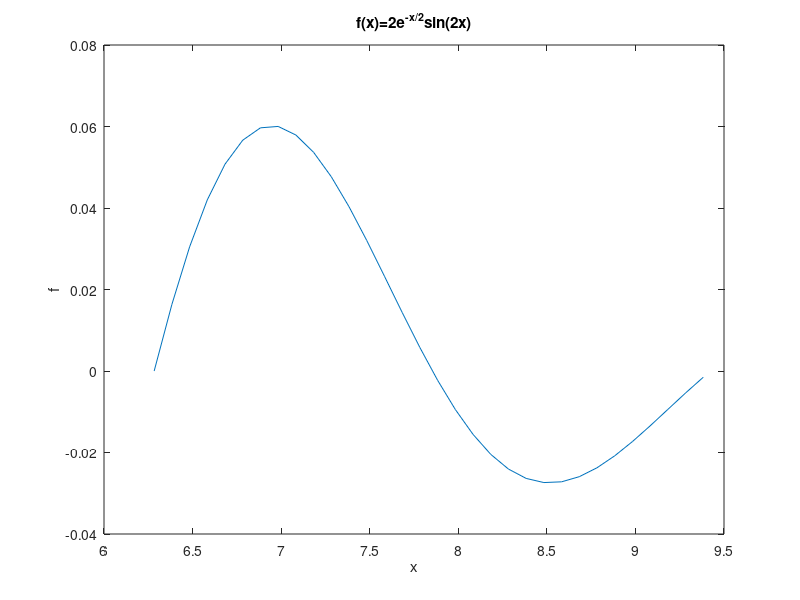

This chart was generated by the following MATLAB code:
%% 1i
B=[11 -9 4; 10 -8 4; -14 12 -4];
B_T=B.';
disp(B_T*B)

%% 1ii
b=[-2; 4; 1];
b_T=b.';
disp(b_T*B)

%% 1iii
a=[1-3i; 1; -2];
c=[-2; 4; 1];
disp(a.'*c)
disp(a'*a)

%% 1iv
disp(norm(c))

%% 2
A=[3 4 4; -0.6 -4.8 -7.8; 1.5 0.4 -10.8];
x=A^(-1)*b;
disp(x)

%% 3i
disp(det(A))

%% 3ii
B=[11 -9 4; 10 -8 4; -14 12 -4];
disp(det(B))

%% 3iii
v1=B(:, 1);
v2=B(:, 2);
v3=B(:, 3);
v2_v3=[v2 v3];

c=[-1; 0.5];

disp(v1)
disp(v2_v3*c)

%% 3iv
disp(det(A))

%% 4i
disp(A^(-1))

%% 4ii
disp(A^(-1)*A)

%% 5a
disp((2-5i)*(5-2i))

%% 5b
z1=(2+5i);
z2=(2+5i);
disp(abs(z1/z2))

%% 5c
disp(3*conj(exp(2*z1)))

disp(3*exp(4)*(cos(10)-(sin(10)*i)))

%% 6ii


%% 7i
P=[4 2; 1 5];
[V, D]=eig(P);

%% 7ii
B=[11 -9 4; 10 -8 4; -14 12 -4];
[V, D]=eig(B)

%% 7iii
i=1
disp(B*V(:,i))
disp(D(i,i)*V(:,i))

%% 8ii
[U,~]=eig(P);
[V,D]=eig(B);
H=U^(-1)*P*U

%% 11v
grad_norm = norm([-42; 6]);
quiver(-2,1,-42/grad_norm,6/grad_norm)
hold on
x = -3:0.1:3;
y = -3:0.1:3;
[X,Y] = meshgrid(x,y);
Z = (17*(X.^2))+(26*X*Y)+(29*(Y.^2));
contour(X,Y,Z);
%% 12i
x=[2*pi:0.1:3*pi];
f=2*exp(-x/2).*sin(2*x);
figure(1);clf
plot(x,f)
% always label axes and provide titles:
xlabel('x')
ylabel('f')
title('f(x)=2e^{-x/2}sin(2x)')

%% 12ii
% Solve a linear equations $Ax=b$:
A=[3,4,4;-0.6,-4.8,-7.8;1.5,0.4,-10.8];
b=[-2; 4; 1];
fprintf(1,'determinant ofA:\n')
det(A)
fprintf(1,'solution using matrix inverse is:\n')
x2=inv(A)*b
fprintf(1,'checking that x is a solution; A*x1:\n')
A*x2
fprintf(1,'b:\n')
b
